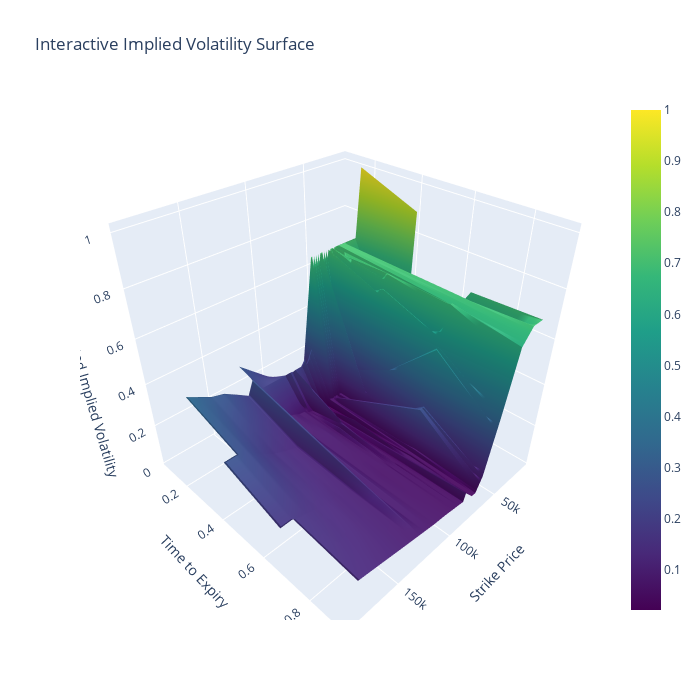

This figure's notebook cell:
### Code cell
implied_vols = btc_options_filtered['mark_iv_normalized'].values

# Create meshgrid for strikes and times_to_expiration
X, Y = np.meshgrid(np.unique(strikes), np.unique(times_to_expiration))

# Interpolate the implied volatilities to fill the grid
Z = griddata((strikes, times_to_expiration), implied_vols, (X, Y), method='linear')

# Create the interactive 3D surface plot
fig = go.Figure(data=[go.Surface(z=Z, x=X, y=Y, colorscale='Viridis')])

fig.update_layout(title='Interactive Implied Volatility Surface', autosize=False,
                  width=700, height=700,
                  scene=dict(
                      xaxis_title='Strike Price',
                      yaxis_title='Time to Expiry',
                      zaxis_title='Recalculated Implied Volatility'))
fig.show()

### Figure 1 — Plotly figure (JSON) as saved in the notebook; plotly's stock layout.template omitted (floating-point values rounded to 4 significant figures; data arrays with more than 128 entries replaced by an {"elided": "..."} marker saying what was removed)
{"data": [{"colorscale": [[0, "#440154"], [0.1111, "#482878"], [0.2222, "#3e4989"], [0.3333, "#31688e"], [0.4444, "#26828e"], [0.5556, "#1f9e89"], [0.6667, "#35b779"], [0.7778, "#6ece58"], [0.8889, "#b5de2b"], [1, "#fde725"]], "type": "surface", "x": {"elided": "6x71 int values"}, "y": {"elided": "6x71 float values"}, "z": {"elided": "6x71 float values"}}], "layout": {"autosize": false, "height": 700, "scene": {"xaxis": {"title": {"text": "Strike Price"}}, "yaxis": {"title": {"text": "Time to Expiry"}}, "zaxis": {"title": {"text": "Recalculated Implied Volatility"}}}, "title": {"text": "Interactive Implied Volatility Surface"}, "width": 700}}
